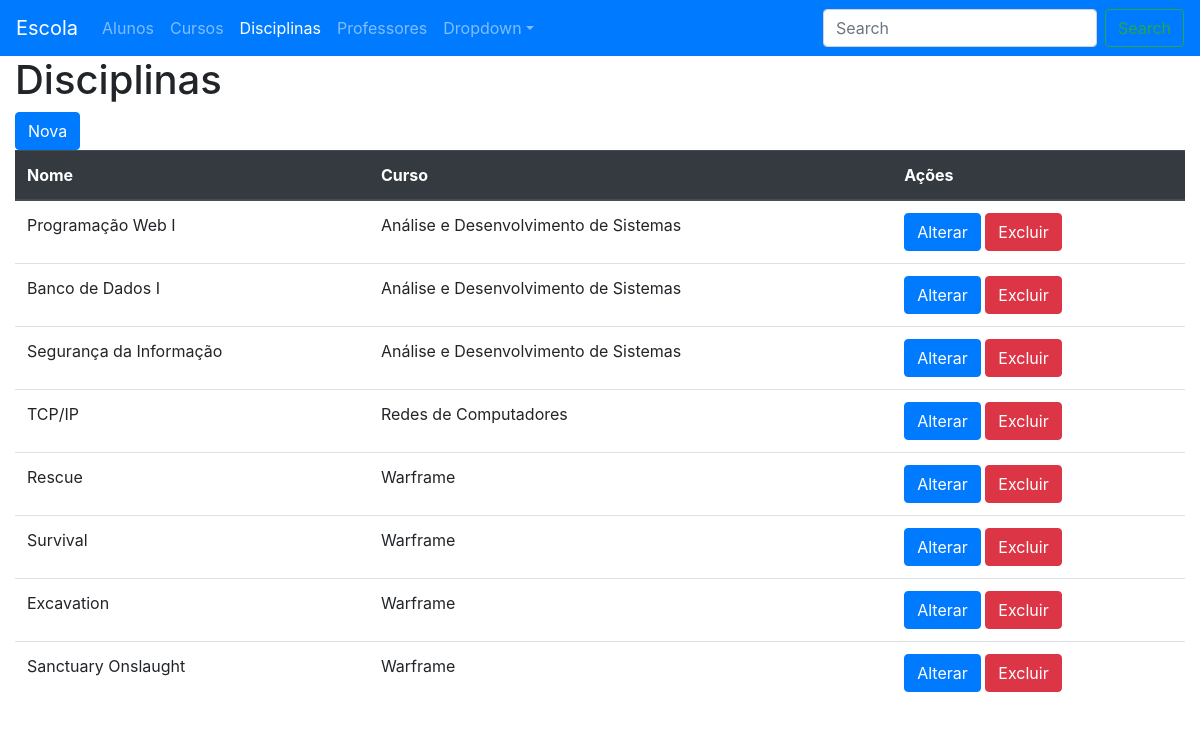
The app's page /disciplinas/ with its own data.
### escola/models.py (models this page shows, shortened)
class Disciplina(models.Model):
    nome = models.CharField(max_length=100)
    curso = models.ForeignKey(Curso, on_delete=models.CASCADE)

class Curso(models.Model):
    nome = models.CharField(max_length=100)
    duracao = models.IntegerField()
    def __str__(self):
        return self.nome

### escola/views.py (the view)
# urls.py: path('disciplinas/', views.DisciplinaListView.as_view(), name='lista-disciplinas'),
class DisciplinaListView(ListView):
    model = Disciplina
    ordering = ['curso']

### escola/templates/escola/disciplina_list.html
{% extends 'escola/base.html' %}
{% block content %}
<h1>Disciplinas</h1>
<a name="" id="" class="btn btn-primary" href="{% url 'nova-disciplina' %}" role="button">Nova</a><br>
<table class="table">
    <thead class="thead-dark">
        <tr>
            <th>Nome</th>
            <th>Curso</th>
            <th>Ações</th>
        </tr>
    </thead>
    <tbody>
{% for disciplina in disciplina_list %}
        <tr>
            <td scope="row">{{ disciplina.nome }}</td>
            <td>{{ disciplina.curso }}</td>
            <td><a name="" id="" class="btn btn-primary" href="{% url 'alterar-disciplina' disciplina.id %}" role="button">Alterar</a>
            <a name="" id="" class="btn btn-danger" href="{% url 'excluir-disciplina' disciplina.id %}" role="button">Excluir</a></td>
        </tr>
{% endfor %}
    </tbody>
</table>
{% endblock content %}

### records on screen
Disciplina: nome "Programação Web I", curso "Análise e Desenvolvimento de Sistemas"
Disciplina: nome "Banco de Dados I", curso "Análise e Desenvolvimento de Sistemas"
Disciplina: nome "Segurança da Informação", curso "Análise e Desenvolvimento de Sistemas"
Disciplina: nome "TCP/IP", curso "Redes de Computadores"
Disciplina: nome "Rescue", curso "Warframe"
Disciplina: nome "Survival", curso "Warframe"
Disciplina: nome "Excavation", curso "Warframe"
Disciplina: nome "Sanctuary Onslaught", curso "Warframe"
